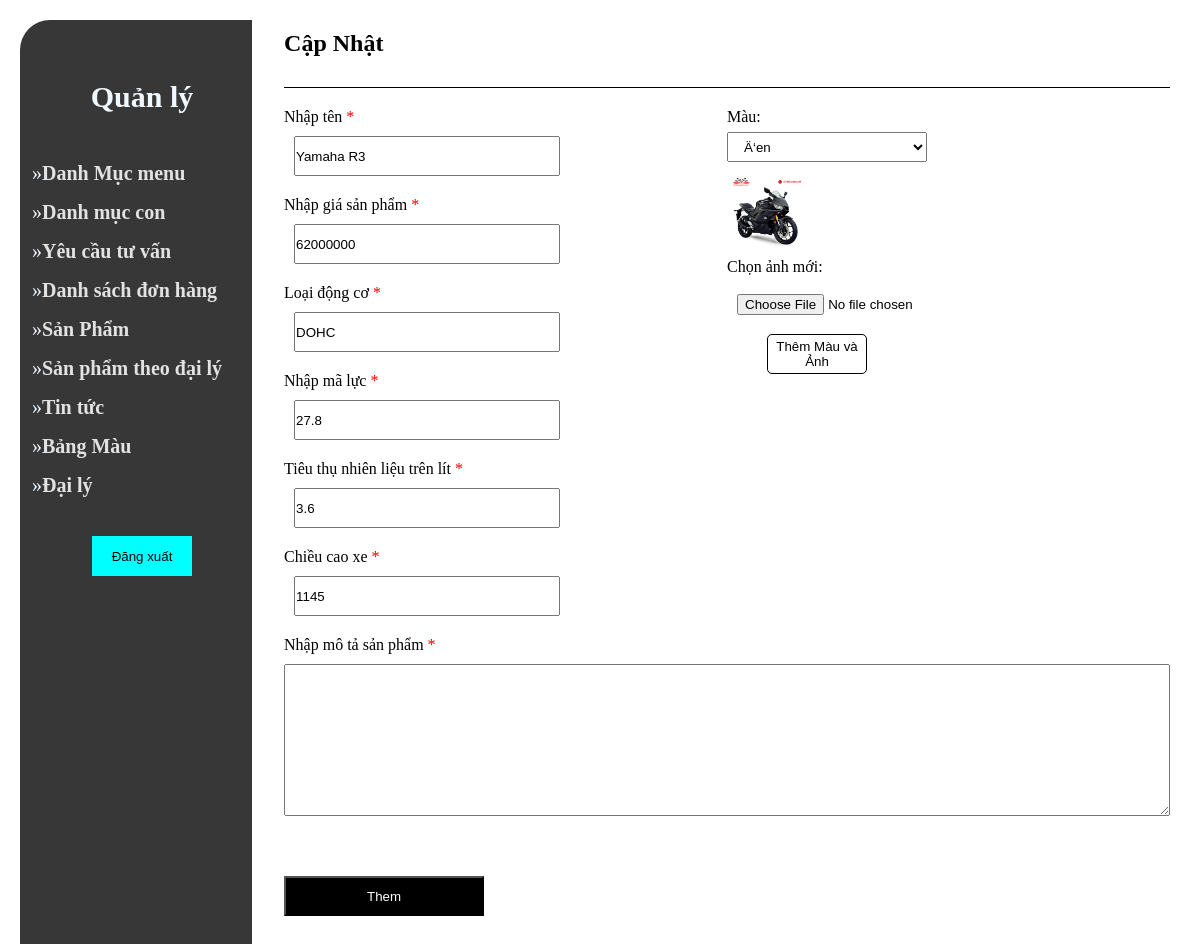
/admin/productupdate.php?product_id=166, run on the app's committed database.
### tables this page shows
CREATE TABLE IF NOT EXISTS `product_bike` (
  `product_id` int(11) NOT NULL AUTO_INCREMENT,
  `product_name` varchar(255) NOT NULL,
  `product_price` decimal(10,0) NOT NULL,
  `brand_id` int(11) NOT NULL,
  `product_des` varchar(500) NOT NULL,
  `engine_type` varchar(10) NOT NULL,
  `hp` float NOT NULL,
  `height` float NOT NULL,
  `fuel` float NOT NULL,
  PRIMARY KEY (`product_id`),
  KEY `brand_product` (`brand_id`)
);

CREATE TABLE IF NOT EXISTS `product_img_des` (
  `product_id` int(11) NOT NULL,
  `product_img_desc` varchar(255) NOT NULL,
  `color` varchar(50) NOT NULL,
  `stt` int(11) NOT NULL AUTO_INCREMENT,
  PRIMARY KEY (`product_id`,`color`),
  UNIQUE KEY `stt` (`stt`)
);

### admin/database.php (called while the page is built, shortened)
<?php
class Database
{
    public $host =DB_HOST;
    public $user = DB_USER;
    public $pass = DB_PASS;
    public $dbname = DB_NAME;
    public $link;
private function connectDB(){
    $this->link = new mysqli($this->host, $this->user, $this-> pass, $this->dbname);
}
public function select($query)
{
    $result = $this->link->query($query) or
    die($this->link->error.__LINE__);
    if($result->num_rows > 0)
    {
        return $result;
    }
    else
    {
        return false;
    }
}
}
?>

### admin/class/productclass.php (called while the page is built, shortened)
<?php
include "database.php";
?>
<?php
class Product
{
    private $db;
    public function __construct()
    {
        $this -> db = new Database();
    }
    public function show_bike($product_id)
    {
            $query = "SELECT * FROM  product_bike where product_id ='$product_id'";
            $result = $this->db->select($query);
            return $result;
    }
    public function Show_color_img($id_color )
    {
        $query = "SELECT * FROM  product_img_des where product_id ='$id_color'  ";
        $result = $this->db->select($query);
        return $result;
    }
}
?>

### admin/productupdate.php (the view, shortened to what this page needs)
<?php
include "header.php";
include "slider.php";
include "class/productclass.php";
?>
<?php
$product = new Product;
$product_id = $_GET['product_id'];
$product_id = $product-> show_bike($product_id);
?>
<div class="admin_content_right">
<h1>Cập Nhật</h1>
<div class="admin_add">
<form action=" " method="post" enctype="multipart/form-data">
<div class="add_top">
<div class="add_left">
    <?php
    if($product_id)
    {
        $result = $product_id->fetch_assoc();
      $a = $result['product_des'];
    ?>
                        <div class="add_class">
                        <label for="">Nhập tên <span style="color: red;">*</span></label>
                        <input name="product_name" required type="tetx" value="<?php echo $result['product_name'] ?>">
                      </div>
                      <div class="add_class">
<label for="">Nhập giá sản phẩm <span style="color: red;">*</span></label>
                        <input name="product_price" required type="text" value="<?php echo $result['product_price'] ?>">
</div>
                       <div class="add_class">
                       <label for="">Loại động cơ <span style="color: red;">*</span></label>
                        <input name="dongco" required type="tetx" value="<?php echo $result['engine_type'] ?>">
                       </div>
                       <div class="add_class">
                       <label for="">Nhập mã lực <span style="color: red;">*</span></label>
                        <input name="hp" required type="tetx" value="<?php echo $result['hp'] ?>">
                       </div>
                   <div class="add_class">
                   <label for="">Tiêu thụ nhiên liệu trên lít <span style="color: red;">*</span></label>
                        <input name="fuel" required type="tetx" value="<?php echo $result['fuel'] ?>">
                   </div>
                        <div class="add_class">
                        <label for="">Chiều cao xe <span style="color: red;">*</span></label>
                        <input name="height" required type="tetx" value="<?php echo $result['height'] ?>">
                        </div>
</div>
<div class="add_right">
<div class="add_class">
<?php
                            $color = new Product;
                            $id_color = $_GET['product_id'];
                            $show_color = $color->Show_color_img($id_color);
                            if($show_color)
                            {
                                while($resultA = $show_color->fetch_assoc())
                                {
                            ?>
<div id="color-images">
    <div class="color-image">
      <label>Màu:</label>
      <select  class="add_new_color" name="color_des[]" >
                            <option value="<?php echo $resultA['color']?>"><?php echo $resultA['color']?> </option>
                            <?php
                            $color = new Product;
                            $show_color = $color->color_showw($resultA['color']);
                            ?>
        </select>
      <img style="width: 80px; height:80px" src="./uploads/<?php echo $resultA['product_img_desc']?>">
<br>
<p>Chọn ảnh mới:</p>
<br>
      <input type="file" name="image_des[]" >
    </div>
  </div>
  <?php
                                }
                            }
  ?>
  <button type="button" disabled  id="add_new" onclick="addColorImage()">Thêm Màu và Ảnh</button><br><br>
</div>
</div>
</div>
  <div class="add_class">
  <label for="">Nhập mô tả sản phẩm <span style="color: red;">*</span></label>
<textarea name="product_des" id="editor1" cols="30" rows="10">        <?php echo $a
  ?>     </textarea>
  </div>
  <?php
    }
  ?>
                        <button  type="submit">Them</button>
                    </form>
                </div>
        </div>

### admin/style.css (style rules this page uses)
* { max-width: 100%; margin: 0; padding: 0; box-sizing: border-box; outline: none; }
.admin_content_right { width: 80%; padding: 30px 30px 0 12px; }
.add_class label { margin-bottom: 10px; }
.add_class { display: flex; flex-direction: column; margin-bottom: 20px; }
.admin_add { width: 100%; height: 100%; margin-top: 30px; display: flex; background-color: transparent; border-top: 1px solid black; padding-top: 20px; }
.admin_add button:last-child { margin-top: 40px; width: 200px; height: 40px; background-color: black; color: white; }
.add_left { flex:1; }
.admin_add form { width: 100%; height: 100%; }
.add_right { flex: 1; }
.add_right button { width: 100px; height: 40px; background-color: transparent; border: 1px solid black; margin-left: 40px; border-radius: 5px; color: black; }
.add_top { justify-content: space-between; display: flex; flex-direction: row; }
.admin_add form input { margin-left: 10px; width: 60%; height: 40px; }
.admin_content_right_product_add input,select { width: 200px; height: 30px; display: block; margin: 6px 0 12px; padding-left: 12px; }

### data on the page
product_bike: product_name "Yamaha R3", product_price "62000000", dongco "DOHC", hp "27.8", fuel "3.6", height "1145"
product_img_des: color "Ä‘en", product_img_desc (picture)
